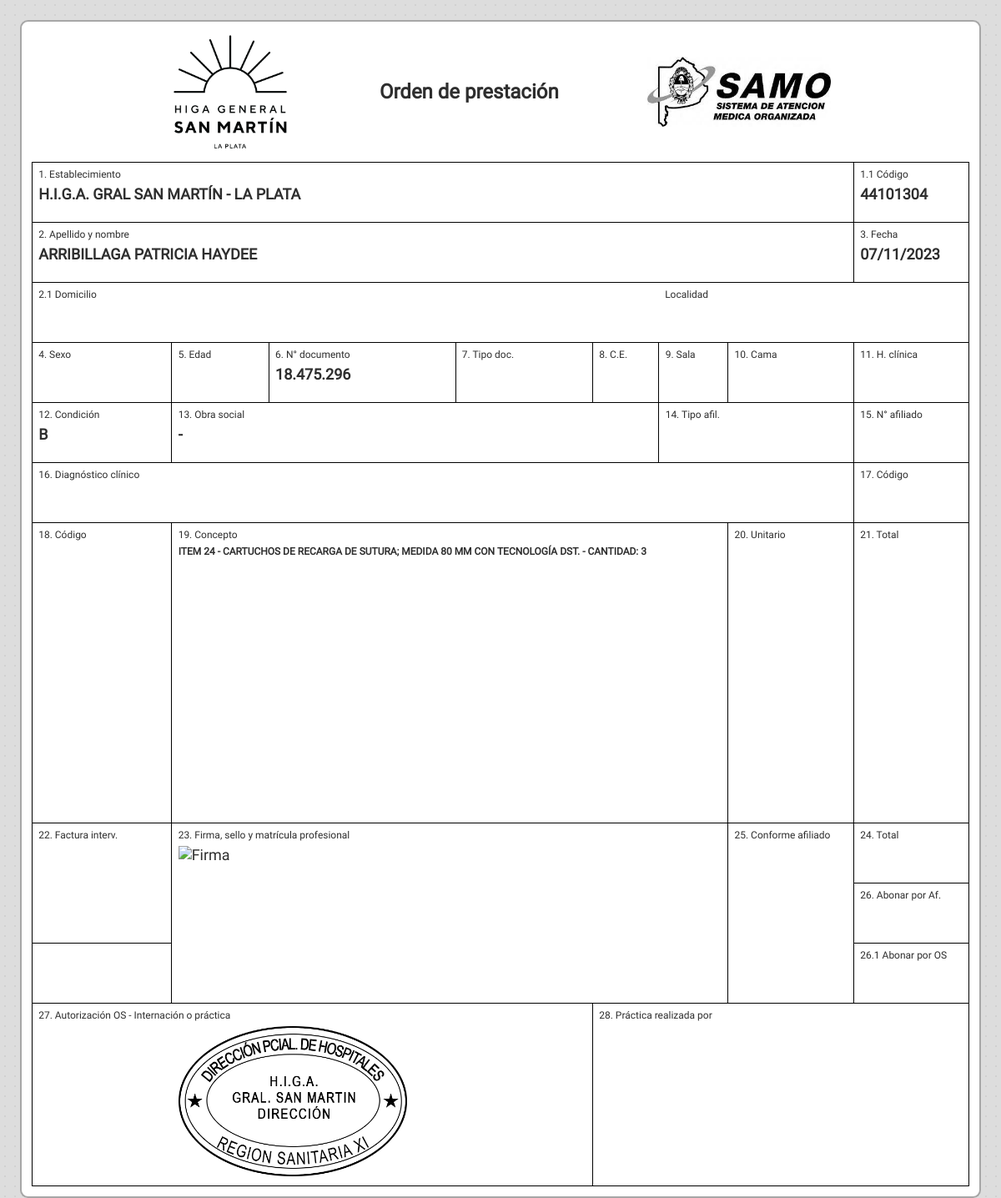
The app's page /app/seguimiento/planillas/samo.php?idSol=41 (signed in) with its own data.
### tables this page shows
CREATE TABLE `solicitudes` (
  `id` int(11) NOT NULL,
  `solicitud` varchar(255) NOT NULL,
  `tipo_solicitud` varchar(255) NOT NULL,
  `fecha_solicitud` date NOT NULL,
  `GDEBA` varchar(255) NOT NULL,
  `items_JSON` longtext NOT NULL CHECK (json_valid(`items_JSON`)),
  `paciente` varchar(255) NOT NULL,
  `dni` varchar(255) NOT NULL,
  `domicilio` varchar(255) NOT NULL,
  `localidad` varchar(255) NOT NULL,
  `sexo` varchar(255) NOT NULL,
  `edad` varchar(255) NOT NULL,
  `tipoDoc` varchar(255) NOT NULL,
  `telefono` varchar(255) NOT NULL,
  `estado` varchar(255) NOT NULL,
  `tipo_cirugia` varchar(255) NOT NULL,
  `fecha_perfeccionamiento` date NOT NULL,
  `sol_provision` varchar(255) NOT NULL,
  `fecha_cirugia` date NOT NULL,
  `comentarios` longtext NOT NULL,
  `nomencladores` text NOT NULL,
  `categoriascie` text NOT NULL,
  `banco` varchar(255) NOT NULL,
  `firmante` varchar(255) NOT NULL,
  `intervencion` varchar(255) NOT NULL
);

CREATE TABLE `items` (
  `id` int(11) NOT NULL,
  `item` int(11) NOT NULL,
  `barcode` varchar(255) NOT NULL,
  `nombre` text NOT NULL,
  `d_corta` text NOT NULL,
  `d_larga` text NOT NULL,
  `estudios` text NOT NULL,
  `stock` int(11) NOT NULL,
  `categoria` varchar(255) NOT NULL,
  `banco` varchar(255) NOT NULL,
  `estado` varchar(255) NOT NULL
);

### app/seguimiento/planillas/samo.php (the view, shortened to what this page needs)
<?php
require_once '../../../app/db/user.php';
$db = new DB();
$pdo = $db->connect();
if (isset($_GET['idSol']) && is_numeric($_GET['idSol'])) {
    $idSol = $_GET['idSol'];
    $query = "SELECT id, tipo_solicitud, DATE_FORMAT(fecha_solicitud, '%d/%m/%Y') AS fecha_solicitud, items_JSON, paciente, dni, categoriascie, domicilio, localidad, sexo, edad, tipoDoc, firmante FROM solicitudes WHERE id = :idSol";
    $statement = $pdo->prepare($query);
    $statement->bindParam(':idSol', $idSol, PDO::PARAM_INT);
    if ($statement->execute()) {
        $result = $statement->fetch(PDO::FETCH_ASSOC);
        $fecha_solicitud = $result['fecha_solicitud'];
        $tipo_solicitud = $result['tipo_solicitud'];
        $items_JSON = $result['items_JSON'];
        $paciente = $result['paciente'];
        $dni = $result['dni'];
        $firmante = $result['firmante'];
    }
    $firmQuery = "SELECT matricula, ref, firma FROM users WHERE matricula = :matricula";
    try {
        $firmStatement = $pdo->prepare($firmQuery);
        $firmStatement->bindParam(':matricula', $firmante, PDO::PARAM_INT);
        if (!$firmStatement->execute()) {
            throw new PDOException("Error al ejecutar la consulta.");
        }
        $firmResult = $firmStatement->fetch(PDO::FETCH_ASSOC);
        $firma = $firmResult['firma'];
    } catch (PDOException $e) {
        echo "Error: " . $e->getMessage();
    }
}
?>
<!DOCTYPE html>
<html lang="es-AR">
<head>
    <link rel="stylesheet" href="/Banco/public/css/base.css">
    <link rel="stylesheet" href="/Banco/public/css/header.css">
    <link rel="stylesheet" href="/Banco/public/css/samo.css">
</head>
<body>
    <article>
        <div class="one">
            <img style="margin-left: 5vw; height: 12vw;" src="/Banco/public/image/hsmlogobn.png">
            <h1>Orden de prestación</h1>
            <img style="margin-right: 5vw;" src="/Banco/public/image/SAMO.jpg">
        </div>
        <table>
            <tr>
                <td colspan="7">
                    <p>1. Establecimiento</p>
                    <b>H.I.G.A. GRAL SAN MARTÍN - LA PLATA</b>
                </td>
                <td>
                    <p>1.1 Código</p>
                    <b>44101304</b>
                </td>
            </tr>
            <tr>
                <td colspan="7">
                    <p>2. Apellido y nombre</p>
                    <b><?php echo $paciente ?></b>
                </td>
                <td>
                    <p>3. Fecha</p>
                    <b><?php echo $fecha_solicitud ?></b>
                </td>
            </tr>
            <tr>
                <td colspan="5" style="border-right: none;">
                    <p>2.1 Domicilio</p>
                </td>
                <td colspan="3" style="border-left: none;">
                    <p>Localidad</p>
                </td>
            </tr>
            <tr>
                <td>
                    <p>4. Sexo</p>
                </td>
                <td>
                    <p>5. Edad</p>
                </td>
                <td>
                    <p>6. N° documento</p>
                    <b><?php echo $dni ?></b>
                </td>
                <td>
                    <p>7. Tipo doc.</p>
                </td>
                <td>
                    <p>8. C.E.</p>
                </td>
                <td>
                    <p>9. Sala</p>
                </td>
                <td>
                    <p>10. Cama</p>
                </td>
                <td>
                    <p>11. H. clínica</p>
                </td>
            </tr>
            <tr>
                <td>
                    <p>12. Condición</p>
                    <b>B</b>
                </td>
                <td colspan="4">
                    <p>13. Obra social</p>
                    <b>-</b>
                </td>
                <td colspan="2">
                    <p>14. Tipo afil.</p>
                </td>
                <td>
                    <p>15. N° afiliado</p>
                </td>
            </tr>
            <tr>
                <td colspan="7">
                    <p>16. Diagnóstico clínico</p>
                </td>
                <td>
                    <p>17. Código</p>
                </td>
            </tr>
            <tr style="height: 30vw;">
                <td>
                    <p>18. Código</p>
                </td>
                <td colspan="5">
                    <p>19. Concepto</p>
                    <b style="font-size: 1vw;">
                        <?php
                        if ($tipo_solicitud == "Para nominalizar stock") {
                            $items_array = json_decode($items_JSON, true);
                            $html = '';
                            foreach ($items_array as $item) {
                                $id = $item['id'];
                                $cantidad = $item['cantidad'];
                                $query = "SELECT item, nombre FROM items WHERE id = :id";
                                $stmt = $pdo->prepare($query);
                                $stmt->bindParam(':id', $id, PDO::PARAM_INT);
                                $stmt->execute();
                                $result = $stmt->fetch(PDO::FETCH_ASSOC);
                                if ($result) {
                                    $item = $result['item'];
                                    $nombre = $result['nombre'];
                                    $html .= "<p>Item $item - $nombre - Cantidad: $cantidad </p></br>";
                                } else {
                                    $html .= 'No se encontró información para el ID ' . $id . '';
                                }
                            }
                            echo $html;
                        }
                        ?>
                    </b>
                </td>
                <td>
                    <p>20. Unitario</p>
                </td>
                <td>
                    <p>21. Total</p>
                </td>
            </tr>
            <tr style="height: 6vw;">
                <td rowspan="2">
                    <p>22. Factura interv.</p>
                </td>
                <td rowspan="3" colspan="5">
                    <p>23. Firma, sello y matrícula profesional</p>
                    <img alt="Firma" style="height: 20vw; width: auto;">
                </td>
                <td rowspan="3">
                    <p>25. Conforme afiliado</p>
                </td>
                <td>
                    <p>24. Total</p>
                </td>
            </tr>
            <tr style="height: 6vw;">
                <td>
                    <p>26. Abonar por Af.</p>
                </td>
            </tr>
            <tr style="height: 6vw;">
                <td></td>
                <td>
                    <p>26.1 Abonar por OS</p>
                </td>
            </tr>
            <tr style="height: 17vw;">
                <td colspan="4">
                    <p>27. Autorización OS - Internación o práctica</p>
                    <img style="width: auto; height: 15vw; margin-left: 14vw;" src="/Banco/public/image/sellohsm.png">
                </td>
                <td colspan="4">
                    <p>28. Práctica realizada por</p>
                </td>
            </tr>
        </table>
    </article>
</body>
</html>

### public/css/base.css (style rules this page uses)
:root { --color1: #5a24c7; --color2: #712cf9; --color3: #491da1; --color4: #37167a; --color5: #1b0b3b; }
article { padding: 1vw; width: 100%; min-height: calc(100% - 5.5vw); display: flex; flex-direction: column; color: #2e2e2e; font-size: 1vw; }

### public/css/header.css (style rules this page uses)
* { margin: 0; padding: 0; box-sizing: border-box; font-family: "Roboto", sans-serif; }
html { height: 100%; width: 100%; }
body { height: 100%; width: 100%; margin: 0; background-color: #dddddd; background-image: radial-gradient(#cfcfcfd4 0.1vw, transparent 0); background-size: 1vw 1vw; background-position: -19vw -19vw; }

### public/css/samo.css (style rules this page uses)
* { font-size: 1.5vw; }
body { padding: 2vw; }
article { background-color: #fff; border-radius: .8vw; border: 2px #969696d4 solid; }
.one { display: flex; flex-direction: row; align-items: center; justify-content: space-evenly; margin-bottom: 1vw; }
img { width: auto; height: 7vw; }
h1 { font-size: 2vw; }
table { border-collapse: collapse; border-width: .2vw; padding: 1vw; border: .15vw #000 solid; border-radius: .2vw; }
td { padding: .6vw; border: .1vw #000 solid; vertical-align: top; height: 6vw; }
p { font-size: 1vw; margin-bottom: .5vw; }
b { text-transform: uppercase; }

### records on screen
solicitudes: paciente "ARRIBILLAGA PATRICIA HAYDEE", dni "18.475.296"
items: item "24", nombre "CARTUCHOS DE RECARGA DE SUTURA; MEDIDA 80 MM CON TECNOLOGÍA DST.", cantidad "3"

### other values on screen
$fecha_solicitud "07/11/2023"
